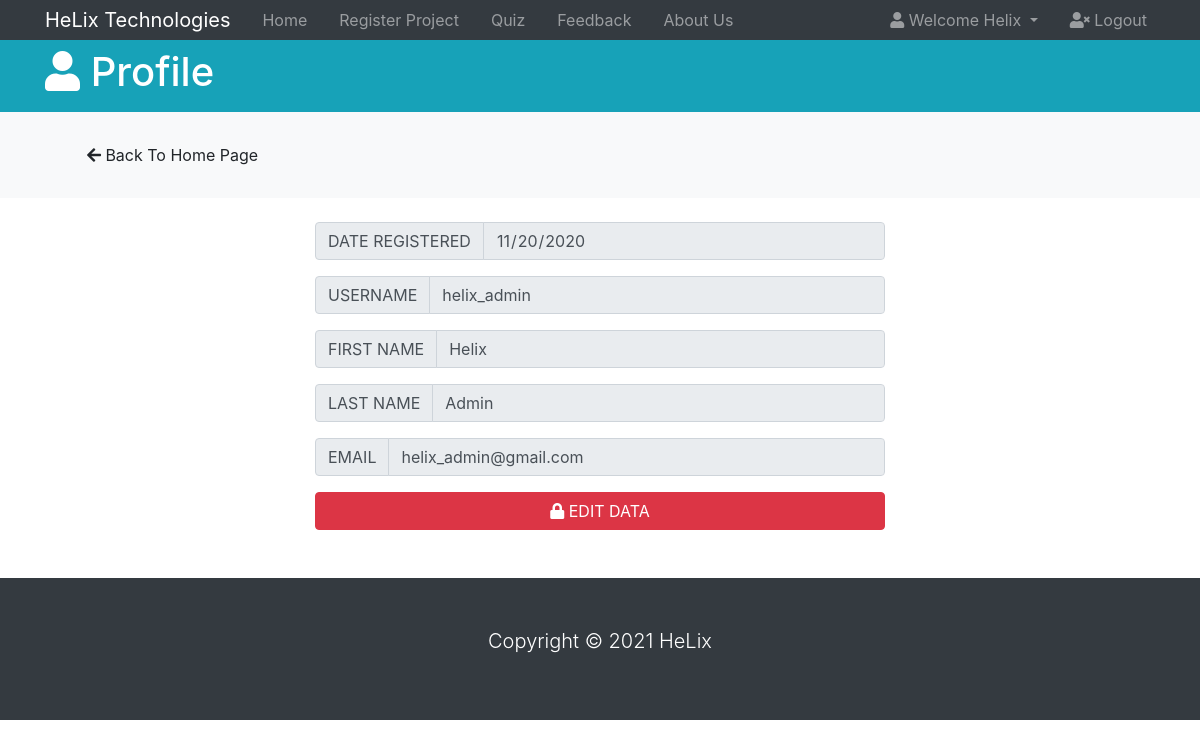
Screenshot of /profile_data.php (signed in) with the database file from the repository.
### tables this page shows
CREATE TABLE `users` (
  `id` int(11) NOT NULL,
  `first_name` varchar(32) NOT NULL,
  `last_name` varchar(32) NOT NULL,
  `username` varchar(32) NOT NULL,
  `email` varchar(32) NOT NULL,
  `password` varchar(32) NOT NULL,
  `project_name` varchar(255) DEFAULT NULL,
  `project_body` varchar(500) DEFAULT NULL,
  `date_registered` date NOT NULL DEFAULT current_timestamp(),
  `feedback` varchar(1000) DEFAULT NULL,
  `quiz_score` int(10) DEFAULT NULL,
  `user_type` varchar(30) DEFAULT NULL
);

### profile_data.php (the view, shortened to what this page needs)
<?php
   include('server.php');
   ?>
<!DOCTYPE html>
<html lang="en">
   <head>
      <link rel="stylesheet" href="https://use.fontawesome.com/releases/v5.0.13/css/all.css"
>
      <link rel="stylesheet" href="https://stackpath.bootstrapcdn.com/bootstrap/4.1.1/css/bootstrap.min.css"
>
   </head>
   <body>
      <?php
         $e = $_SESSION["email"];
         $p = $_SESSION["password"];
         $sql = "SELECT * FROM users WHERE email = '$e' AND password = '$p'";
         $result = mysqli_query($db, $sql);
         $row = mysqli_fetch_assoc($result);
         ?>
      <nav class="navbar navbar-expand-sm navbar-dark bg-dark p-0">
         <div class="container">
            <a href="profile.php" class="navbar-brand">HeLix Technologies</a>
            <div class="collapse navbar-collapse" id="navbarCollapse">
               <ul class="navbar-nav">
                  <li class="nav-item px-2">
                     <a href="profile.php" class="nav-link">Home</a>
                  </li>
                  <li class="nav-item px-2">
                     <a href="register_project.php" class="nav-link">Register Project</a>
                  </li>
                  <li class="nav-item px-2">
                     <a href="quiz.php" class="nav-link ">Quiz</a>
                  </li>
                  <li class="nav-item px-2">
                     <a href="feedback.php" class="nav-link">Feedback</a>
                  </li>
                  <li class="nav-item px-2">
                     <a href="about_us.php" class="nav-link">About Us</a>
                  </li>
               </ul>
               <ul class="navbar-nav ml-auto">
                  <li class="nav-item dropdown mr-3">
                     <a href="#" class="nav-link dropdown-toggle" data-toggle="dropdown">
                     <i class="fas fa-user"></i> Welcome <?php echo $row['first_name'] ?>
                     </a>
                  </li>
                  <li class="nav-item">
                     <a href="login.php" class="nav-link">
                     <i class="fas fa-user-times"></i> Logout
                     </a>
                  </li>
               </ul>
            </div>
         </div>
      </nav>
      <header id="main-header" class="py-2 bg-info text-white">
         <div class="container">
            <div class="row">
               <div class="col-md-6">
                  <h1>
                     <i class="fas fa-user"></i> Profile
                  </h1>
               </div>
            </div>
         </div>
      </header>
      <section id="actions" class="py-4 mb-4 bg-light">
         <div class="container">
            <div class="row">
               <div class="col-md-3">
                  <a href="profile.php" class="btn btn-light btn-block">
                  <i class="fas fa-arrow-left"></i> Back To Home Page
                  </a>
               </div>
            </div>
         </div>
      </section>
      <section class = "container-fluid bg">
         <section class = "row justify-content-center">
            <section class = "col-12 col-sm-6 col-sm-4">
               <form action="" class="form-container" method="post">
                  <div class="input-group mb-3">
                     <div class="input-group-prepend">
                        <span class="input-group-text" id="inputGroup-sizing-default">DATE REGISTERED</span>
                     </div>
                     <input type="date" class="form-control" name="date" value="<?php echo $row['date_registered'] ?>" readonly>
                  </div>
                  <div class="input-group mb-3">
                     <div class="input-group-prepend">
                        <span class="input-group-text" >USERNAME</span>
                     </div>
                     <input type="text" class="form-control" name="username" value="<?php echo $row['username'] ?>" readonly >
                  </div>
                  <div class="input-group mb-3">
                     <div class="input-group-prepend">
                        <span class="input-group-text" id="inputGroup-sizing-default">FIRST NAME</span>
                     </div>
                     <input type="text" class="form-control" name="fname" value="<?php echo $row['first_name'] ?>" readonly>
                  </div>
                  <div class="input-group mb-3">
                     <div class="input-group-prepend">
                        <span class="input-group-text" id="inputGroup-sizing-default">LAST NAME</span>
                     </div>
                     <input type="text" class="form-control" name="lname" value="<?php echo $row['last_name'] ?>" readonly>
                  </div>
                  <div class="input-group mb-3">
                     <div class="input-group-prepend">
                        <span class="input-group-text" id="inputGroup-sizing-default">EMAIL</span>
                     </div>
                     <input type="text" class="form-control" name="email" value="<?php echo $row['email'] ?>" readonly>
                  </div>
                  <div>
                     <a href="profile_data_edit.php" class="btn btn-danger btn-block">
                     <i class="fas fa-lock"></i> EDIT DATA
                     </a>
                  </div>
               </form>
            </section>
         </section>
      </section>
      <footer id="main-footer" class="bg-dark text-white mt-5 p-5">
         <div class="container">
            <div class="row">
               <div class="col">
                  <p class="lead text-center">
                     Copyright &copy;
                     <span id="year"></span>
                     HeLix
                  </p>
               </div>
            </div>
         </div>
      </footer>
   </body>
</html>

### rows the page displays
users: first_name "Helix", date "11/20/2020", username "helix_admin", fname "Helix", lname "Admin", email "helix_admin@gmail.com"
